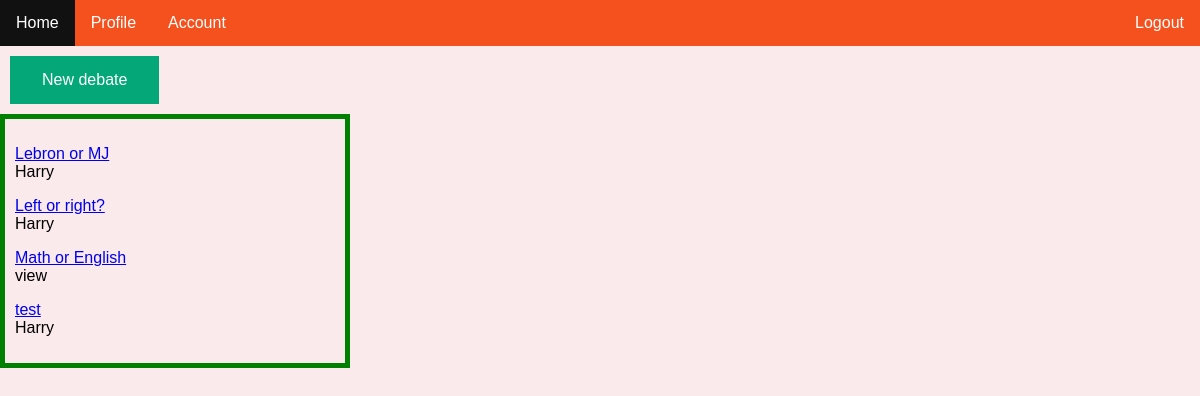
The page /discussionhome (signed in) on the database its author committed.
### ListenUp/models.py (models this page shows, shortened)
class Arguments(db.Model):
    __tablename__ = 'arguments'
    id = db.Column(db.Integer, primary_key=True)
    title = db.Column(db.String(100), nullable=False)
    date_posted = db.Column(db.DateTime, nullable=False, default=datetime.utcnow)
    content = db.Column(db.Text, nullable=False)
    user_id = db.Column(db.Integer, db.ForeignKey('user.id'), nullable=False)
    single_args = relationship('singleArgument', backref='arguments')

class User(db.Model,UserMixin):
    __tablename__='user'
    id = db.Column(db.Integer, primary_key=True)
    username = db.Column(db.String(20), unique=True, nullable=False)
    email = db.Column(db.String(100), unique=True, nullable=False)
    password = db.Column(db.String(60), nullable=False)
    arguments = db.relationship('Arguments', backref='author', lazy=True)
    single_arguments = db.relationship('singleArgument', backref='author', lazy=True)

### ListenUp/routes.py (the view)
@app.route("/discussionhome", methods = ['GET','POST'])
@login_required
def discussionhome():
    arguments = Arguments.query.all()
    return render_template("discussionhome.html", arguments = arguments)

### ListenUp/models.py (called while the page is built)
@login_manager.user_loader
def load_user(user_id):
    return User.query.get(int(user_id))

### ListenUp/templates/discussionhome.html (shortened to what this page needs)
<!DOCTYPE html>
<html>
<head>
</head>
<body>
<ul>
  <li><a href={{ url_for('discussionhome') }}>Home</a></li>
  <li><a href="">Profile</a></li>
  <li><a href="">Account</a></li>
  <li style="float:right"><a href={{ url_for('logout') }}>Logout</a></li>
</ul>
<div class = "buttons">
    <a href = {{ url_for('new_debate') }}>
    <button class="button newdebate">New debate</button>
    </a>
</div>
<div class="message_container">
    {% for argument in arguments %}
    <div class = "box">
        <p>
        <a href = {{ url_for('view_debate', title = argument.title, content = argument.content, org_arg=argument.id,author_id = argument.user_id, org_author = argument.author.username, argument_id=argument.id) }}>
         <span class="title"> {{ argument.title }}</span>
        </a>
        <br>
        <span class="username">{{ argument.author.username }}</span>
        <br>
        </p>
        {% endfor %}
    </div>
</div>
</body>
</html>

### ListenUp/templates/discussionhome.html (style rules this page uses)
body { margin:0; padding:0; background-color: #FBEAEB; background-size:cover; background-position:center; font-size: 16px; font-family: Geneva, sans-serif; font-weight: 400; }
ul { list-style-type: none; margin: 0; padding: 0; overflow: hidden; background-color: #f4511e; }
li { float: left; }
.message_container { width: 320px; padding: 10px; border: 5px solid green; margin: 0; }
li a { display: block; color: white; text-align: center; padding: 14px 16px; text-decoration: none; }
.newdebate { background-color: #04A777; border: none; color: white; padding: 15px 32px; text-align: center; text-decoration: none; font-size: 16px; margin: 10px 10px; cursor: pointer; -webkit-transition-duration: 0.4s; transition-duration: 0.4s; }

### rows shown on the page
Arguments: title "Lebron or MJ", author.username "Harry"
Arguments: title "Left or right?", author.username "Harry"
Arguments: title "Math or English", author.username "view"
Arguments: title "test", author.username "Harry"
